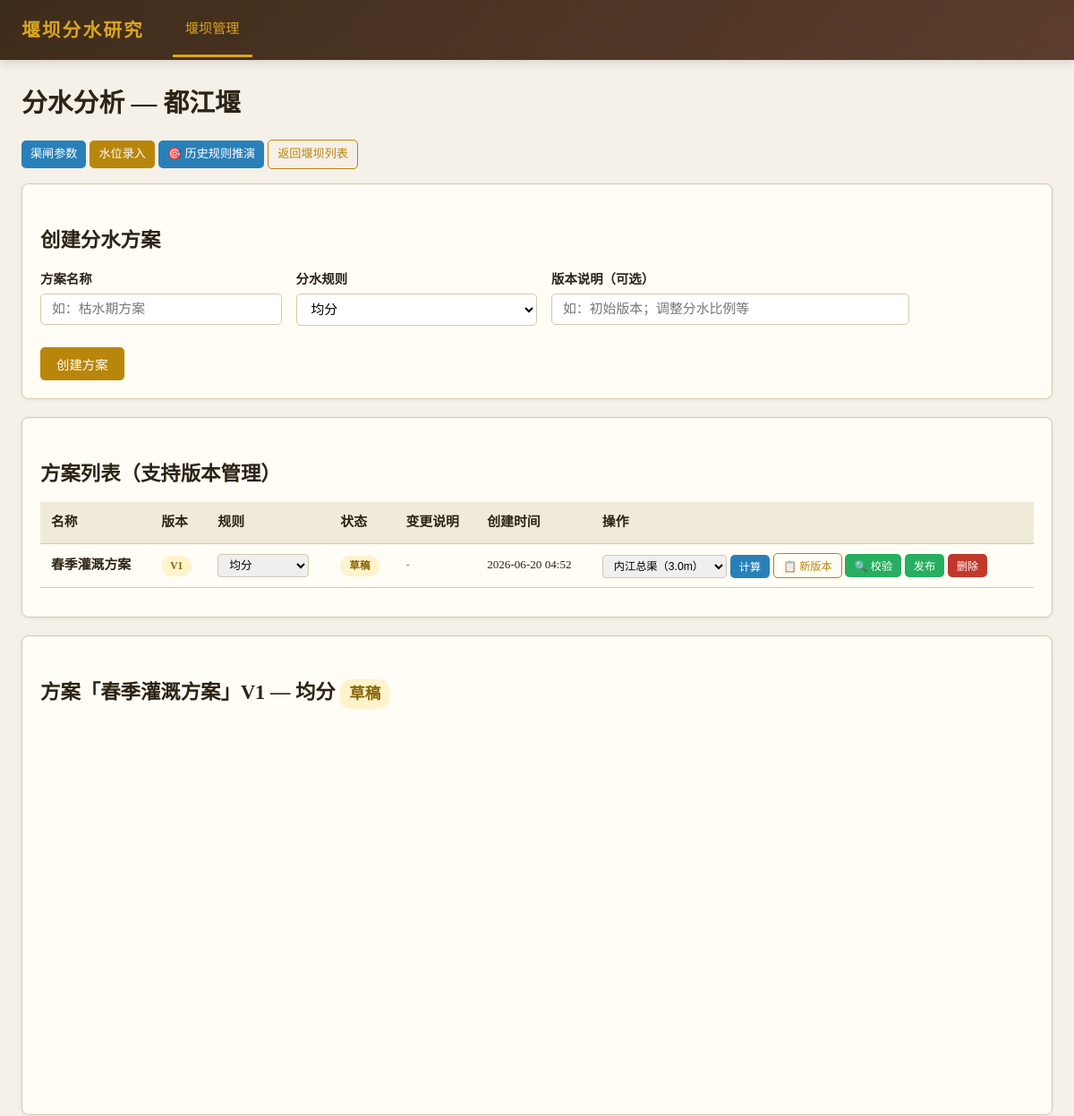
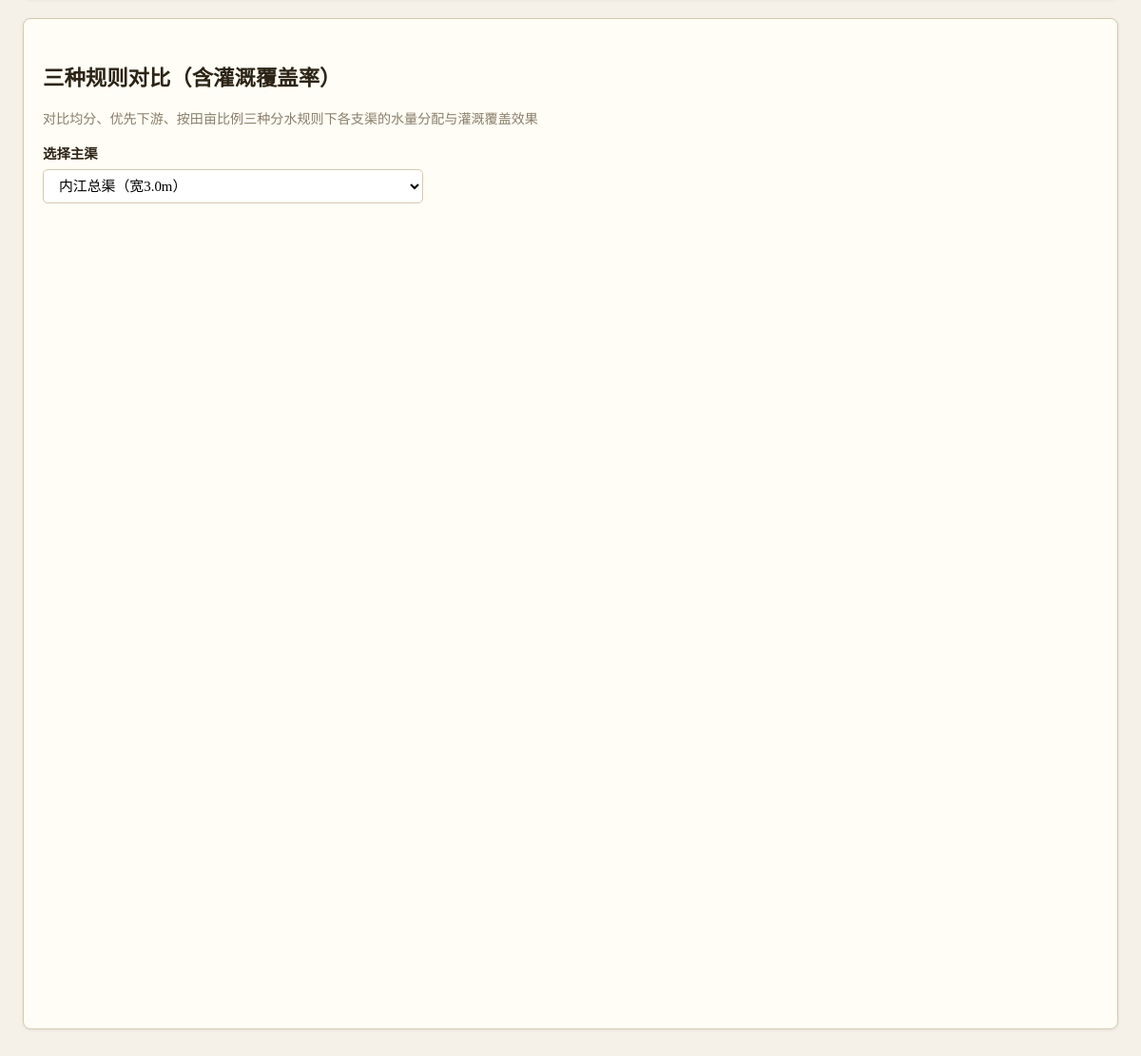
/weirs/1/schemes, run on the app's committed database (2 pictures, top to bottom).
### tables this page shows
CREATE TABLE weirs (
            id INTEGER PRIMARY KEY AUTOINCREMENT,
            name TEXT NOT NULL,
            location TEXT DEFAULT '',
            description TEXT DEFAULT ''
        );

CREATE TABLE schemes (
            id INTEGER PRIMARY KEY AUTOINCREMENT,
            weir_id INTEGER NOT NULL,
            name TEXT NOT NULL,
            rule TEXT NOT NULL DEFAULT 'equal',
            status TEXT NOT NULL DEFAULT 'draft',
            created_at TIMESTAMP DEFAULT CURRENT_TIMESTAMP, main_canal_id INTEGER REFERENCES main_canals(id), version INTEGER NOT NULL DEFAULT 1, parent_id INTEGER, change_note TEXT DEFAULT '',
            FOREIGN KEY (weir_id) REFERENCES weirs(id) ON DELETE CASCADE
        );

CREATE TABLE main_canals (
            id INTEGER PRIMARY KEY AUTOINCREMENT,
            weir_id INTEGER NOT NULL,
            name TEXT NOT NULL,
            width REAL NOT NULL DEFAULT 1.0,
            description TEXT DEFAULT '',
            FOREIGN KEY (weir_id) REFERENCES weirs(id) ON DELETE CASCADE
        );

### app/routers/schemes.py (the view)
@router.get("/weirs/{weir_id}/schemes", response_class=HTMLResponse)
def schemes_page(request: Request, weir_id: int):
    db = get_db()
    weir = db.execute("SELECT * FROM weirs WHERE id = ?", (weir_id,)).fetchone()
    if not weir:
        db.close()
        raise HTTPException(status_code=404, detail="堰坝不存在")
    schemes = db.execute("SELECT * FROM schemes WHERE weir_id = ? ORDER BY id DESC", (weir_id,)).fetchall()
    main_canals = db.execute("SELECT * FROM main_canals WHERE weir_id = ?", (weir_id,)).fetchall()
    branch_canals_map = {}
    for mc in main_canals:
        branch_canals_map[mc["id"]] = _build_branch_canals(db, mc["id"])
    water_levels = db.execute("SELECT * FROM water_levels WHERE weir_id = ? ORDER BY date", (weir_id,)).fetchall()
    scheme_versions = {}
    for s in schemes:
        if s["parent_id"]:
            parent = db.execute("SELECT id, name, version FROM schemes WHERE id = ?", (s["parent_id"],)).fetchone()
            scheme_versions[s["id"]] = parent
    db.close()
    return getattr(request.app.state, "templates", None).TemplateResponse(
        request, "schemes.html",
        {
            "weir": weir,
            "schemes": schemes,
            "main_canals": main_canals,
            "branch_canals_map": branch_canals_map,
            "water_levels": water_levels,
            "rule_labels": RULE_LABELS,
            "farm_type_labels": FARM_TYPE_LABELS,
            "scheme_versions": scheme_versions,
        },
    )

### app/templates/schemes.html (shortened to what this page needs)
{% extends "base.html" %}
{% block nav_weirs %}class="active"{% endblock %}
{% block content %}
<h1>分水分析 — {{ weir.name }}</h1>
<p style="margin-bottom:16px">
    <a href="/weirs/{{ weir.id }}/canals" class="btn btn-sm btn-info">渠闸参数</a>
    <a href="/weirs/{{ weir.id }}/waterlevels" class="btn btn-sm btn-primary">水位录入</a>
    <a href="/weirs/{{ weir.id }}/scenarios" class="btn btn-sm btn-info">🎯 历史规则推演</a>
    <a href="/weirs" class="btn btn-sm btn-outline">返回堰坝列表</a>
</p>
{% if not main_canals %}
<div class="card">
    <div class="empty-state">
        <div class="icon">🏗️</div>
        <p>请先在「渠闸参数」中添加主渠和支渠</p>
    </div>
</div>
{% else %}
<div class="card">
    <h2>创建分水方案</h2>
    <form method="post" action="/weirs/{{ weir.id }}/schemes">
        <div class="form-row">
            <div class="form-group">
                <label>方案名称</label>
                <input type="text" name="name" required placeholder="如：枯水期方案">
            </div>
            <div class="form-group">
                <label>分水规则</label>
                <select name="rule">
                    <option value="equal">均分</option>
                </select>
            </div>
            <div class="form-group" style="flex:2;min-width:250px">
                <label>版本说明（可选）</label>
                <input type="text" name="change_note" placeholder="如：初始版本；调整分水比例等">
            </div>
        </div>
        <button type="submit" class="btn btn-primary" style="margin-top:12px">创建方案</button>
    </form>
</div>
<div class="card">
    <h2>方案列表（支持版本管理）</h2>
    {% if schemes %}
    <table>
        <thead><tr>
            <th>名称</th><th>版本</th><th>规则</th><th>状态</th>
            <th>变更说明</th><th>创建时间</th><th>操作</th>
        </tr></thead>
        <tbody>
            {% for s in schemes %}
            <tr>
                <td><strong>{{ s.name }}</strong>
                </td>
                <td>
                    <span class="badge {% if s.version and s.version > 1 %}badge-published{% else %}badge-draft{% endif %}">
                        V{{ s.version or 1 }}
                    </span>
                </td>
                <td>
                    <form method="post" action="/schemes/{{ s.id }}/update-rule" style="display:inline-flex;gap:4px;align-items:center">
                        <select name="rule" onchange="this.form.submit()" style="padding:4px 8px;border:1px solid var(--border);border-radius:4px;font-size:0.85em">
                            <option value="equal" {% if s.rule == 'equal' %}selected{% endif %}>均分</option>
                        </select>
                    </form>
                </td>
                <td>
                    {% if s.status == 'draft' %}
                    <span class="badge badge-draft">草稿</span>
                    {% else %}
                    <span class="badge badge-published">已发布</span>
                    {% endif %}
                </td>
                <td style="max-width:180px;font-size:0.82em;color:var(--muted)">{{ s.change_note or '-' }}</td>
                <td style="font-size:0.82em">{{ (s.created_at or '')[:16] }}</td>
                <td>
                    {% if main_canals %}
                    <form method="post" action="/schemes/{{ s.id }}/compute" style="display:inline-flex;gap:4px;align-items:center">
                        <select name="main_canal_id" style="padding:4px 8px;border:1px solid var(--border);border-radius:4px;font-size:0.82em">
                            {% for mc in main_canals %}
                            <option value="{{ mc.id }}" {% if s.main_canal_id == mc.id %}selected{% endif %}>{{ mc.name }}（{{ mc.width }}m）</option>
                            {% endfor %}
                        </select>
                        <button type="submit" class="btn btn-sm btn-info" onclick="return confirm('计算将覆盖已有结果，确认？')">计算</button>
                    </form>
                    {% endif %}
                    <button type="button" class="btn btn-sm btn-outline" onclick='openNewVersionModal({{ s.id }}, {{ s.name | tojson }}, {{ s.rule | tojson }})'>📋 新版本</button>
                    <button type="button" class="btn btn-sm btn-success" onclick="runConsistencyCheck({{ s.id }})">🔍 校验</button>
                    {% if s.status == 'draft' %}
                    <form method="post" action="/schemes/{{ s.id }}/publish" style="display:inline" onsubmit="return confirm('发布前将自动进行一致性校验，确认？')">
                        <button type="submit" class="btn btn-sm btn-success">发布</button>
                    </form>
                    {% endif %}
                    <form method="post" action="/schemes/{{ s.id }}/delete" style="display:inline" onsubmit="return confirm('确认删除此方案及所有版本数据？')">
                        <button type="submit" class="btn btn-sm btn-danger">删除</button>
                    </form>
                </td>
            </tr>
            {% endfor %}
        </tbody>
    </table>
    {% else %}
    <div class="empty-state"><p>暂无分水方案，请先创建</p></div>
    {% endif %}
</div>
{% for s in schemes %}
<div class="card" id="scheme-card-{{ s.id }}">
    <h2>方案「{{ s.name }}」V{{ s.version or 1 }} — {{ rule_labels.get(s.rule, s.rule) }}
        {% if s.status == 'draft' %}
        <span class="badge badge-draft">草稿</span>
        {% else %}
        <span class="badge badge-published">已发布</span>
        {% endif %}
    </h2>
    <div id="scheme-chart-{{ s.id }}" class="chart-container"></div>
</div>
{% endfor %}
<div class="card">
    <h2>三种规则对比（含灌溉覆盖率）</h2>
    <p style="color:var(--muted);font-size:0.88em;margin-bottom:12px">
        对比均分、优先下游、按田亩比例三种分水规则下各支渠的水量分配与灌溉覆盖效果
    </p>
    <div class="form-group" style="max-width:400px;margin-bottom:16px">
        <label>选择主渠</label>
        <select id="compareMainCanal" onchange="loadCompareChart()">
            {% for mc in main_canals %}
            <option value="{{ mc.id }}">{{ mc.name }}（宽{{ mc.width }}m）</option>
            {% endfor %}
        </select>
    </div>
    <div id="compareChart" class="chart-container" style="min-height:450px"></div>
    <div id="compareCoverageChart" class="chart-container" style="min-height:350px"></div>
</div>
{% endif %}
{% endblock %}

### app/templates/base.html (style rules this page uses)
:root { --bg: #f5f0e8; --fg: #2c2416; --muted: #8a7e6b; --accent: #b8860b; --accent-light: #daa520; --card: #fffdf5; --border: #d4c9b0; --danger: #c0392b; --success: #27ae60; --info: #2980b9; }
* { margin: 0; padding: 0; box-sizing: border-box; }
body { font-family: "Noto Serif SC", "Songti SC", Georgia, serif; background: var(--bg); color: var(--fg); line-height: 1.7; }
h1 { font-size: 1.8em; margin-bottom: 16px; color: var(--fg); }
h2 { font-size: 1.4em; margin: 24px 0 12px; color: var(--fg); }
.card { background: var(--card); border: 1px solid var(--border); border-radius: 8px; padding: 20px; margin-bottom: 20px; box-shadow: 0 1px 4px rgba(0,0,0,0.06); }
table { width: 100%; border-collapse: collapse; margin: 12px 0; }
th, td { padding: 10px 12px; text-align: left; border-bottom: 1px solid var(--border); font-size: 0.93em; }
th { background: #f0ead8; font-weight: 600; color: var(--fg); }
.btn { display: inline-block; padding: 8px 18px; border: none; border-radius: 5px; font-size: 0.9em; cursor: pointer; text-decoration: none; transition: all 0.2s; font-family: inherit; }
.btn-primary { background: var(--accent); color: #fff; }
.btn-danger { background: var(--danger); color: #fff; }
.btn-success { background: var(--success); color: #fff; }
.btn-info { background: var(--info); color: #fff; }
.btn-sm { padding: 4px 10px; font-size: 0.82em; }
.btn-outline { background: transparent; border: 1px solid var(--accent); color: var(--accent); }
form { display: inline; }
.form-group { margin-bottom: 12px; }
.form-group label { display: block; margin-bottom: 4px; font-weight: 600; font-size: 0.9em; color: var(--fg); }
.form-group input, .form-group select, .form-group textarea { width: 100%; max-width: 400px; padding: 8px 12px; border: 1px solid var(--border); border-radius: 5px; font-size: 0.93em; font-family: inherit; background: #fff; }
.form-row { display: flex; gap: 16px; flex-wrap: wrap; }
.form-row .form-group { flex: 1; min-width: 180px; }
.badge { display: inline-block; padding: 2px 10px; border-radius: 12px; font-size: 0.78em; font-weight: 600; }
.badge-draft { background: #fef3cd; color: #856404; }
.chart-container { width: 100%; min-height: 400px; margin: 16px 0; }

### data on the page
weirs: name "都江堰"
schemes: name "春季灌溉方案", version "1", rule "均分", status "草稿", change_note "-", created_at "2026-06-20 04:52", main_canal_id "内江总渠（3.0m）", get "均分"

### other printed values
form field value "内江总渠（宽3.0m）"
